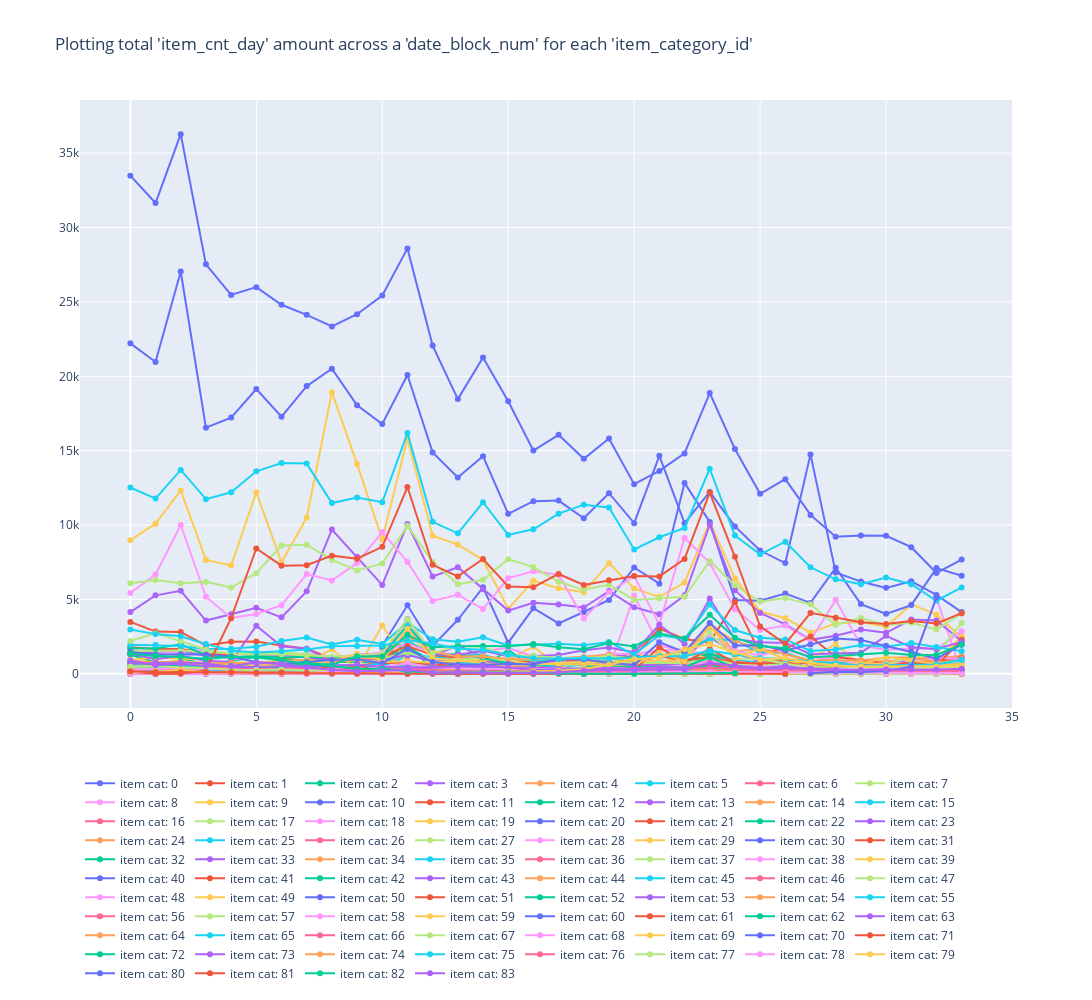

Here is the notebook cell this chart was saved with:
### Markdown cell above
### Clustering `item_category_id` based on  `item_cnt_day` per `date_block_num`

### Code cell
train = sales_train.set_index('item_id').join(items.set_index('item_id')).drop('item_name', axis=1).reset_index()
train.head()
grouped_sales_train = pd.DataFrame(train.groupby(['item_category_id', 'date_block_num'])['item_cnt_day'].sum().reset_index())
fig = go.Figure()
for item_cat in grouped_sales_train['item_category_id'].unique():
        data = grouped_sales_train[grouped_sales_train['item_category_id'] == item_cat]
        fig.add_trace(go.Scatter(x=data['date_block_num'], y=data['item_cnt_day'],
                    mode='lines+markers',
                    name='item cat: '+ str(item_cat)))
fig.update_layout(legend_orientation="h", width=1600, height=1000, title="Plotting total 'item_cnt_day' amount across a 'date_block_num' for each 'item_category_id'")
fig.show()

### Figure 1 — Plotly figure (JSON) as saved in the notebook; plotly's stock layout.template omitted (floating-point values rounded to 4 significant figures)
{"data": [{"mode": "lines+markers", "name": "item cat: 0", "type": "scatter", "x": [0, 1, 3], "y": [1, 1, 1]}, {"mode": "lines+markers", "name": "item cat: 1", "type": "scatter", "x": [0, 1], "y": [1, 1]}, {"mode": "lines+markers", "name": "item cat: 2", "type": "scatter", "x": [0, 1, 2, 3, 4, 5, 6, 7, 8, 9, 10, 11, 12, 13, 14, 15, 16, 17, 18, 19, 20, 21, 22, 23, 24, 25, 26, 27, 28, 29, 30, 31, 32, 33], "y": [1390, 1190, 1025, 646, 596, 667, 618, 674, 792, 790, 759, 2192, 1339, 742, 645, 508, 444, 487, 351, 342, 355, 372, 357, 573, 370, 307, 229, 170, 146, 104, 114, 132, 89, 82]}, {"mode": "lines+markers", "name": "item cat: 3", "type": "scatter", "x": [0, 1, 2, 3, 4, 5, 6, 7, 8, 9, 10, 11, 12, 13, 14, 15, 16, 17, 18, 19, 20, 21, 22, 23, 24, 25, 26, 27, 28, 29, 30, 31, 32, 33], "y": [440, 302, 293, 202, 146, 150, 233, 300, 383, 391, 744, 3004, 1180, 1909, 1140, 669, 716, 855, 873, 1182, 1282, 1123, 1127, 2459, 1398, 834, 773, 746, 667, 559, 603, 975, 1090, 1059]}, {"mode": "lines+markers", "name": "item cat: 4", "type": "scatter", "x": [0, 1, 2, 3, 4, 5, 6, 7, 8, 9, 10, 11, 12, 13, 14, 15, 16, 17, 18, 19, 20, 21, 22, 23, 24, 25, 26, 27, 28, 29, 31], "y": [251, 220, 226, 160, 175, 176, 179, 140, 86, 89, 83, 112, 96, 46, 58, 35, 43, 54, 46, 35, 21, 27, 9, 20, 10, 2, 2, 2, 2, 1, 1]}, {"mode": "lines+markers", "name": "item cat: 5", "type": "scatter", "x": [0, 1, 2, 3, 4, 5, 6, 7, 8, 9, 10, 11, 12, 13, 14, 15, 16, 17, 18, 19, 20, 21, 22, 23, 24, 25, 26, 27, 28, 29, 30, 31, 32, 33], "y": [623, 358, 354, 275, 281, 329, 355, 299, 289, 257, 255, 650, 279, 245, 257, 183, 195, 174, 199, 201, 156, 121, 121, 276, 178, 85, 88, 67, 44, 51, 48, 45, 31, 44]}, {"mode": "lines+markers", "name": "item cat: 6", "type": "scatter", "x": [0, 1, 2, 3, 4, 5, 6, 7, 8, 9, 10, 11, 12, 13, 14, 15, 16, 17, 18, 19, 20, 21, 22, 23, 24, 25, 26, 27, 28, 29, 30, 31, 32, 33], "y": [870, 668, 646, 465, 441, 502, 622, 637, 729, 1016, 687, 1391, 1006, 722, 678, 507, 584, 700, 617, 661, 652, 642, 598, 1139, 700, 400, 334, 266, 274, 319, 243, 277, 237, 242]}, {"mode": "lines+markers", "name": "item cat: 7", "type": "scatter", "x": [20, 21, 22, 23, 24, 25, 26, 27, 28, 29, 30, 31, 32, 33], "y": [214, 402, 304, 1677, 639, 220, 269, 244, 217, 238, 178, 307, 244, 205]}, {"mode": "lines+markers", "name": "item cat: 8", "type": "scatter", "x": [18, 19, 20, 21, 27, 28, 29, 30, 31, 32, 33], "y": [116, 335, 5263, 1873, 45, 147, 117, 193, 483, 5128, -1]}, {"mode": "lines+markers", "name": "item cat: 9", "type": "scatter", "x": [0, 1, 2, 3, 4, 5, 6, 7, 8, 9, 10, 11, 12, 13, 14, 15, 16, 17, 18, 19, 20, 21, 22, 23, 24, 25, 26, 27, 28, 29, 30, 31, 32, 33], "y": [149, 159, 211, 138, 95, 124, 83, 124, 141, 253, 976, 362, 158, 419, 772, 399, 552, 192, 208, 200, 416, 356, 1398, 1129, 467, 480, 492, 1003, 2005, 528, 513, 276, 816, 2524]}, {"mode": "lines+markers", "name": "item cat: 10", "type": "scatter", "x": [3], "y": [1]}, {"mode": "lines+markers", "name": "item cat: 11", "type": "scatter", "x": [0, 1, 2, 3, 4, 5, 6, 7, 8, 9, 10, 11, 12, 13, 14, 15, 16, 17, 18, 19, 20, 21, 22, 23, 24, 25, 26, 27, 28, 29, 30, 31, 32, 33], "y": [375, 236, 249, 200, 150, 256, 293, 302, 450, 356, 215, 880, 487, 262, 238, 154, 133, 147, 119, 111, 78, 72, 91, 214, 95, 68, 42, 37, 29, 24, 19, 9, 6, 6]}, {"mode": "lines+markers", "name": "item cat: 12", "type": "scatter", "x": [10, 11, 12, 13, 14, 15, 16, 17, 18, 19, 20, 21, 22, 23, 24, 25, 26, 27, 28, 29, 30, 31, 32, 33], "y": [1764, 2002, 283, 1359, 654, 370, 341, 396, 394, 716, 514, 446, 754, 1422, 450, 226, 191, 87, 136, 185, 73, 124, 174, 169]}, {"mode": "lines+markers", "name": "item cat: 13", "type": "scatter", "x": [0, 1, 2, 3, 4, 5, 6, 7, 8, 9, 11, 14, 16, 17, 18], "y": [84, 80, 76, 34, 31, 27, 9, 5, 3, 2, 2, 1, 1, 1, 1]}, {"mode": "lines+markers", "name": "item cat: 14", "type": "scatter", "x": [0, 1, 2, 3, 4, 5, 6, 7, 8, 9, 10, 11, 12, 13, 14, 15, 16, 17, 18, 19, 20, 21, 22, 23, 24, 25, 26, 27, 28, 29, 30, 31, 32, 33], "y": [143, 107, 102, 61, 82, 92, 107, 100, 99, 96, 93, 447, 128, 91, 124, 117, 95, 77, 84, 95, 77, 72, 56, 301, 64, 51, 43, 24, 12, 6, 10, 2, 1, 3]}, {"mode": "lines+markers", "name": "item cat: 15", "type": "scatter", "x": [0, 1, 2, 3, 4, 5, 6, 7, 8, 9, 10, 11, 12, 13, 14, 15, 16, 17, 18, 19, 20, 21, 22, 23, 24, 25, 26, 27, 28, 29, 30, 31, 32, 33], "y": [268, 222, 198, 136, 123, 183, 178, 199, 249, 330, 267, 603, 339, 218, 156, 112, 156, 175, 153, 140, 132, 137, 142, 479, 248, 61, 52, 30, 43, 51, 46, 51, 60, 43]}, {"mode": "lines+markers", "name": "item cat: 16", "type": "scatter", "x": [18, 19, 20, 21, 22, 23, 24, 25, 26, 27, 28, 29, 30, 31, 32, 33], "y": [77, 120, 453, 192, 155, 1006, 293, 42, 72, 45, 56, 66, 43, 71, 70, 66]}, {"mode": "lines+markers", "name": "item cat: 17", "type": "scatter", "x": [11, 12, 13, 14, 15, 16, 17, 18, 19, 20, 21, 22, 23, 24, 25], "y": [68, 32, 36, 23, 12, 17, 20, 24, 26, 9, 14, 8, 3, 2, 1]}, {"mode": "lines+markers", "name": "item cat: 18", "type": "scatter", "x": [0, 1, 2, 6, 7, 27], "y": [3, 1, 2, 1, 1, 3]}, {"mode": "lines+markers", "name": "item cat: 19", "type": "scatter", "x": [0, 1, 2, 3, 4, 5, 6, 7, 8, 9, 10, 11, 12, 13, 14, 15, 16, 17, 18, 19, 20, 21, 22, 23, 24, 25, 26, 27, 28, 29, 30, 31, 32, 33], "y": [8983, 10095, 12327, 7656, 7280, 12206, 7497, 10488, 18932, 14113, 9030, 15818, 9282, 8687, 7665, 4369, 6260, 5752, 5491, 7439, 5736, 5173, 6134, 10210, 6413, 4189, 3737, 2779, 3392, 3487, 3178, 4667, 3979, 2443]}, {"mode": "lines+markers", "name": "item cat: 20", "type": "scatter", "x": [10, 11, 12, 13, 14, 15, 16, 17, 18, 19, 20, 21, 22, 23, 24, 25, 26, 27, 28, 29, 30, 31, 32, 33], "y": [1885, 4608, 1880, 3631, 5815, 2093, 4420, 3391, 4158, 4964, 7147, 6063, 12834, 10205, 4969, 4915, 5399, 4768, 7130, 4687, 4034, 4620, 7107, 6596]}, {"mode": "lines+markers", "name": "item cat: 21", "type": "scatter", "x": [0, 1, 2, 3, 4, 5, 6, 7, 8, 9, 10, 11, 12, 13, 14, 15, 16, 17, 18, 19, 20, 21, 22, 23, 24, 25, 26, 27, 28, 29, 30, 31, 32, 33], "y": [3492, 2838, 2820, 1908, 2152, 2179, 1898, 1682, 1031, 1005, 1015, 1674, 882, 629, 664, 483, 679, 847, 618, 564, 322, 388, 404, 701, 394, 325, 281, 170, 203, 208, 217, 201, 94, 98]}, {"mode": "lines+markers", "name": "item cat: 22", "type": "scatter", "x": [0, 1, 2, 3, 4, 5, 6, 7, 8, 9, 10, 11, 12, 13, 14, 15, 16, 17, 18, 19, 20, 21, 22, 23, 24, 25, 26, 27, 28, 29, 30, 31, 32, 33], "y": [1286, 788, 762, 560, 857, 1147, 983, 840, 1044, 821, 823, 1783, 878, 577, 655, 545, 748, 888, 851, 763, 450, 452, 451, 1376, 883, 603, 527, 354, 427, 536, 428, 414, 321, 302]}, {"mode": "lines+markers", "name": "item cat: 23", "type": "scatter", "x": [0, 1, 2, 3, 4, 5, 6, 7, 8, 9, 10, 11, 12, 13, 14, 15, 16, 17, 18, 19, 20, 21, 22, 23, 24, 25, 26, 27, 28, 29, 30, 31, 32, 33], "y": [4150, 5275, 5584, 3581, 4005, 4437, 3797, 5544, 9698, 7872, 5978, 10076, 6545, 7167, 5679, 4249, 4773, 4655, 4460, 5562, 4482, 4001, 5275, 10032, 5620, 4090, 3321, 2285, 2565, 2984, 2759, 3650, 3590, 2203]}, {"mode": "lines+markers", "name": "item cat: 24", "type": "scatter", "x": [20, 21, 22, 23, 24, 25, 26, 27, 28, 29, 30, 31, 32, 33], "y": [332, 740, 1078, 3307, 1497, 1692, 1356, 749, 1173, 877, 809, 1011, 1068, 1197]}, {"mode": "lines+markers", "name": "item cat: 25", "type": "scatter", "x": [0, 1, 2, 3, 4, 5, 6, 7, 8, 9, 10, 11, 12, 13, 14, 15, 16, 17, 18, 19, 20, 21, 22, 23, 24, 25, 26, 27, 28, 29, 30, 31, 32, 33], "y": [641, 475, 554, 538, 627, 602, 551, 718, 618, 480, 470, 1234, 1148, 749, 730, 849, 635, 460, 377, 435, 335, 294, 380, 1077, 885, 776, 575, 518, 394, 291, 256, 339, 258, 269]}, {"mode": "lines+markers", "name": "item cat: 26", "type": "scatter", "x": [23, 24, 25, 26, 27, 28, 29, 30, 31, 32, 33], "y": [5, 1, 4, 4, 3, 15, 26, 6, 9, 32, 9]}, {"mode": "lines+markers", "name": "item cat: 27", "type": "scatter", "x": [23, 24, 28, 31, 33], "y": [2, 3, 1, 1, 1]}, {"mode": "lines+markers", "name": "item cat: 28", "type": "scatter", "x": [0, 1, 2, 3, 4, 5, 6, 7, 8, 9, 10, 11, 12, 13, 14, 15, 16, 17, 18, 19, 20, 21, 22, 23, 24, 25, 26, 27, 28, 29, 30, 31, 32, 33], "y": [5435, 6676, 10003, 5183, 3750, 4022, 4616, 6705, 6275, 7456, 9529, 7523, 4901, 5310, 4355, 6433, 6900, 6664, 3716, 5486, 6563, 3309, 9130, 7457, 4348, 2953, 3244, 2255, 4973, 1919, 1609, 1722, 1677, 2857]}, {"mode": "lines+markers", "name": "item cat: 29", "type": "scatter", "x": [0, 1, 2, 3, 4, 5, 6, 7, 8, 9, 10, 11, 12, 13, 14, 15, 16, 17, 18, 19, 20, 21, 22, 23, 24, 25, 26, 27, 28, 29, 30, 31, 32, 33], "y": [308, 600, 982, 230, 738, 769, 368, 785, 1648, 328, 3245, 716, 237, 166, 461, 975, 1828, 525, 204, 264, 1533, 611, 1569, 945, 234, 119, 202, 291, 835, 152, 108, 36, 319, 165]}, {"mode": "lines+markers", "name": "item cat: 30", "type": "scatter", "x": [0, 1, 2, 3, 4, 5, 6, 7, 8, 9, 10, 11, 12, 13, 14, 15, 16, 17, 18, 19, 20, 21, 22, 23, 24, 25, 26, 27, 28, 29, 30, 31, 32, 33], "y": [22216, 20966, 27045, 16548, 17223, 19146, 17285, 19340, 20513, 18049, 16794, 20088, 14883, 13204, 14632, 10755, 11604, 11645, 10456, 12142, 10130, 14655, 10125, 12226, 9912, 8288, 7445, 14751, 6817, 6202, 5780, 6222, 5303, 4150]}, {"mode": "lines+markers", "name": "item cat: 31", "type": "scatter", "x": [4, 5, 6, 7, 8, 9, 10, 11, 12, 13, 14, 15, 16, 17, 18, 19, 20, 21, 22, 23, 24, 25, 26, 27, 28, 29, 30, 31, 32, 33], "y": [687, 523, 602, 544, 489, 552, 708, 796, 671, 506, 588, 621, 729, 850, 834, 967, 1202, 3035, 2346, 2101, 4824, 1394, 1679, 2506, 1138, 892, 688, 724, 856, 1056]}, {"mode": "lines+markers", "name": "item cat: 32", "type": "scatter", "x": [7, 8, 9, 10, 11, 12, 13, 14, 15, 16, 17, 18, 19, 20, 21, 22], "y": [85, 293, 355, 341, 725, 429, 530, 431, 1627, 353, 395, 357, 422, 433, 376, 276]}, {"mode": "lines+markers", "name": "item cat: 33", "type": "scatter", "x": [0, 1, 2, 3, 4, 5, 6, 7, 8, 9, 10, 11, 12, 13, 14, 15, 16, 17, 18, 19, 20, 21, 22, 23, 24, 25, 26, 27, 28, 29, 30, 31, 32, 33], "y": [291, 405, 343, 295, 238, 411, 337, 334, 299, 367, 313, 412, 323, 323, 400, 411, 394, 419, 274, 216, 99, 70, 29, 90, 34, 153, 176, 150, 168, 161, 166, 167, 154, 172]}, {"mode": "lines+markers", "name": "item cat: 34", "type": "scatter", "x": [18, 19, 20, 21, 22, 23, 24, 25, 26, 27, 28, 29, 30, 31, 32, 33], "y": [20, 225, 337, 476, 595, 925, 870, 559, 476, 313, 347, 358, 256, 280, 293, 265]}, {"mode": "lines+markers", "name": "item cat: 35", "type": "scatter", "x": [0, 1, 2, 3, 4, 5, 6, 7, 8, 9, 10, 11, 12, 13, 14, 15, 16, 17, 18, 19, 20, 21, 22, 23, 24, 25, 26, 27, 28, 29, 30, 31, 32, 33], "y": [422, 386, 592, 505, 528, 514, 458, 556, 629, 435, 729, 1431, 1019, 1295, 1301, 751, 902, 912, 743, 982, 1105, 1204, 1575, 2324, 2279, 1383, 1435, 824, 737, 651, 568, 712, 672, 685]}, {"mode": "lines+markers", "name": "item cat: 36", "type": "scatter", "x": [31, 32, 33], "y": [5, 9, 8]}, {"mode": "lines+markers", "name": "item cat: 37", "type": "scatter", "x": [0, 1, 2, 3, 4, 5, 6, 7, 8, 9, 10, 11, 12, 13, 14, 15, 16, 17, 18, 19, 20, 21, 22, 23, 24, 25, 26, 27, 28, 29, 30, 31, 32, 33], "y": [6094, 6307, 6088, 6181, 5802, 6763, 8623, 8680, 7659, 6950, 7420, 9959, 7511, 6019, 6322, 7704, 7177, 6189, 5647, 5992, 4971, 5074, 5185, 7582, 5959, 4847, 5098, 4670, 3288, 3756, 3291, 3426, 2989, 4061]}, {"mode": "lines+markers", "name": "item cat: 38", "type": "scatter", "x": [0, 1, 2, 3, 4, 5, 6, 7, 8, 9, 10, 11, 12, 13, 14, 15, 16, 17, 18, 19, 20, 21, 22, 23, 24, 25, 26, 27, 28, 29, 30, 31, 32, 33], "y": [1630, 1375, 1490, 1612, 954, 1195, 1236, 1384, 1129, 1241, 1449, 2052, 1410, 1238, 1531, 1755, 1145, 1011, 1106, 1342, 1328, 1578, 1589, 2629, 1545, 1232, 1622, 1148, 926, 640, 702, 723, 1102, 983]}, {"mode": "lines+markers", "name": "item cat: 39", "type": "scatter", "x": [8, 9, 10, 11, 12, 13, 14, 15, 16, 17, 18, 19, 20, 21, 22, 23, 24, 25, 27, 29], "y": [20, 24, 16, 23, 14, 19, 16, 212, 93, 64, 32, 33, 23, 29, 15, 8, 2, 1, 1, 1]}, {"mode": "lines+markers", "name": "item cat: 40", "type": "scatter", "x": [0, 1, 2, 3, 4, 5, 6, 7, 8, 9, 10, 11, 12, 13, 14, 15, 16, 17, 18, 19, 20, 21, 22, 23, 24, 25, 26, 27, 28, 29, 30, 31, 32, 33], "y": [33489, 31649, 36277, 27525, 25470, 25992, 24806, 24130, 23348, 24173, 25433, 28598, 22065, 18467, 21266, 18320, 15005, 16064, 14452, 15821, 12748, 13639, 14815, 18876, 15109, 12100, 13084, 10683, 9208, 9304, 9283, 8513, 6779, 7680]}, {"mode": "lines+markers", "name": "item cat: 41", "type": "scatter", "x": [0, 1, 2, 3, 4, 5, 6, 7, 8, 9, 10, 11, 12, 13, 14, 15, 16, 17, 18, 19, 20, 21, 22, 23, 24, 25, 26, 27, 28, 29, 30, 31, 32, 33], "y": [1789, 1670, 1667, 1390, 1282, 1430, 1045, 1169, 996, 1109, 1191, 1864, 1257, 1098, 779, 948, 765, 725, 1105, 953, 750, 1178, 935, 1094, 758, 733, 898, 658, 518, 454, 500, 435, 358, 309]}, {"mode": "lines+markers", "name": "item cat: 42", "type": "scatter", "x": [27, 28, 29, 30, 31, 32, 33], "y": [26, 754, 564, 474, 493, 710, 934]}, {"mode": "lines+markers", "name": "item cat: 43", "type": "scatter", "x": [0, 1, 2, 3, 4, 5, 6, 7, 8, 9, 10, 11, 12, 13, 14, 15, 16, 17, 18, 19, 20, 21, 22, 23, 24, 25, 26, 27, 28, 29, 30, 31, 32, 33], "y": [1352, 1508, 1561, 1206, 1105, 1192, 1270, 1116, 886, 986, 969, 1264, 853, 860, 831, 725, 731, 809, 803, 690, 552, 615, 614, 740, 500, 511, 449, 400, 304, 294, 287, 189, 188, 235]}, {"mode": "lines+markers", "name": "item cat: 44", "type": "scatter", "x": [4, 5, 6, 7, 8, 9, 10, 11, 12, 13, 14, 15, 16, 17, 18, 19, 20, 21, 22, 23, 24, 25, 26, 27, 28, 29, 30, 31, 32, 33], "y": [2, 4, 6, 4, 2, 15, 2, 2, 5, 6, 16, 4, 6, 5, 6, 2, 7, 3, 8, 4, 24, 6, 5, 10, 13, 11, 14, 10, 18, 32]}, {"mode": "lines+markers", "name": "item cat: 45", "type": "scatter", "x": [0, 1, 2, 3, 4, 5, 6, 7, 8, 9, 10, 11, 12, 13, 14, 15, 16, 17, 18, 19, 20, 21, 22, 23, 24, 25, 26, 27, 28, 29, 30, 31, 32, 33], "y": [333, 338, 323, 251, 178, 199, 226, 208, 147, 211, 185, 232, 151, 178, 148, 144, 129, 129, 128, 96, 121, 97, 136, 112, 112, 120, 113, 84, 60, 55, 78, 69, 69, 76]}, {"mode": "lines+markers", "name": "item cat: 46", "type": "scatter", "x": [0, 1, 4, 6, 10, 17, 18, 21, 23, 24], "y": [1, 1, 2, 3, 1, 1, 1, 2, 1, 2]}, {"mode": "lines+markers", "name": "item cat: 47", "type": "scatter", "x": [26, 27, 28, 29, 30, 31, 32, 33], "y": [18, 116, 86, 182, 630, 1136, 1287, 3421]}, {"mode": "lines+markers", "name": "item cat: 48", "type": "scatter", "x": [1, 4, 9, 10], "y": [3, 1, 1, 1]}, {"mode": "lines+markers", "name": "item cat: 49", "type": "scatter", "x": [0, 1, 2, 3, 4, 5, 6, 7, 8, 9, 10, 11, 12, 13, 14, 15, 16, 17, 18, 19, 20, 21, 22, 23, 24, 25, 26, 27, 28, 29, 30, 31, 32, 33], "y": [939, 1097, 1039, 956, 672, 687, 753, 685, 800, 917, 793, 850, 744, 861, 958, 914, 617, 746, 793, 742, 782, 903, 760, 786, 659, 724, 818, 801, 536, 699, 669, 571, 580, 639]}, {"mode": "lines+markers", "name": "item cat: 50", "type": "scatter", "x": [26], "y": [3]}, {"mode": "lines+markers", "name": "item cat: 51", "type": "scatter", "x": [18], "y": [1]}, {"mode": "lines+markers", "name": "item cat: 52", "type": "scatter", "x": [4], "y": [3]}, {"mode": "lines+markers", "name": "item cat: 53", "type": "scatter", "x": [9, 11, 13], "y": [1, 1, 1]}, {"mode": "lines+markers", "name": "item cat: 54", "type": "scatter", "x": [4, 5, 6, 7, 8, 9, 10, 11, 12, 13, 14, 15, 16, 17, 18, 19, 20, 21, 22, 23, 24, 25, 26, 27, 28, 29, 30, 31, 32, 33], "y": [31, 21, 32, 30, 51, 126, 142, 298, 210, 336, 288, 376, 256, 240, 264, 215, 289, 300, 305, 232, 282, 281, 325, 283, 240, 292, 276, 264, 271, 350]}, {"mode": "lines+markers", "name": "item cat: 55", "type": "scatter", "x": [0, 1, 2, 3, 4, 5, 6, 7, 8, 9, 10, 11, 12, 13, 14, 15, 16, 17, 18, 19, 20, 21, 22, 23, 24, 25, 26, 27, 28, 29, 30, 31, 32, 33], "y": [12527, 11782, 13705, 11739, 12208, 13616, 14168, 14131, 11480, 11852, 11541, 16186, 10216, 9442, 11533, 9336, 9714, 10769, 11371, 11180, 8364, 9179, 9809, 13786, 9291, 8036, 8881, 7162, 6353, 6017, 6474, 6022, 4913, 5808]}, {"mode": "lines+markers", "name": "item cat: 56", "type": "scatter", "x": [0, 1, 2, 3, 4, 5, 6, 7, 8, 9, 10, 11, 12, 13, 14, 15, 16, 17, 18, 19, 20, 21, 22, 23, 24, 25, 26, 27, 28, 29, 30, 31, 32, 33], "y": [268, 296, 296, 334, 255, 327, 320, 260, 232, 212, 246, 317, 189, 170, 189, 125, 153, 187, 176, 133, 139, 131, 484, 860, 253, 227, 205, 147, 85, 309, 162, 103, 312, 179]}, {"mode": "lines+markers", "name": "item cat: 57", "type": "scatter", "x": [0, 1, 2, 3, 4, 5, 6, 7, 8, 9, 10, 11, 12, 13, 14, 15, 16, 17, 18, 19, 20, 21, 22, 23, 24, 25, 26, 27, 28, 29, 30, 31, 32, 33], "y": [1539, 1540, 1564, 1446, 1393, 1400, 1445, 1316, 1124, 1080, 1054, 1425, 984, 960, 1071, 937, 978, 1025, 1013, 971, 702, 767, 697, 1003, 680, 628, 608, 512, 428, 443, 577, 531, 478, 364]}, {"mode": "lines+markers", "name": "item cat: 58", "type": "scatter", "x": [0, 1, 2, 3, 4, 5, 6, 7, 8, 9, 10, 11, 12, 13, 14, 15, 16, 17, 18, 19, 20, 21, 22, 23, 24, 25, 26, 27, 28, 29, 30, 31, 32, 33], "y": [287, 333, 377, 308, 345, 269, 356, 284, 320, 374, 444, 707, 451, 382, 326, 379, 303, 365, 362, 375, 437, 402, 583, 805, 533, 473, 506, 389, 299, 364, 378, 284, 380, 451]}, {"mode": "lines+markers", "name": "item cat: 59", "type": "scatter", "x": [0, 1, 2, 3, 4, 5, 6, 7, 8, 9, 10, 11, 12, 13, 14, 15, 16, 17, 18, 20, 21, 23, 24], "y": [701, 745, 850, 760, 622, 548, 510, 399, 296, 251, 248, 284, 141, 74, 47, 43, 47, 21, 17, 2, 2, 2, 1]}, {"mode": "lines+markers", "name": "item cat: 60", "type": "scatter", "x": [0, 1, 2, 3, 4, 5, 6, 7, 8, 9, 10, 11, 12, 13, 14, 15, 16, 17, 18, 19, 20, 21, 22, 23, 24, 25, 26, 27, 28, 29, 30, 31, 32, 33], "y": [85, 90, 67, 58, 63, 57, 64, 46, 42, 50, 51, 78, 62, 58, 31, 29, 44, 31, 43, 40, 47, 43, 29, 58, 26, 31, 37, 34, 14, 15, 21, 20, 21, 12]}, {"mode": "lines+markers", "name": "item cat: 61", "type": "scatter", "x": [0, 1, 2, 3, 4, 5, 6, 7, 8, 9, 10, 11, 12, 13, 14, 15, 16, 17, 18, 19, 20, 21, 22, 23, 24, 25, 26, 27, 28, 29, 30, 31, 32, 33], "y": [108, 144, 111, 55, 46, 14, 17, 19, 16, 605, 82, 135, 169, 121, 119, 94, 106, 208, 352, 317, 273, 1784, 774, 1670, 744, 703, 780, 446, 447, 605, 516, 786, 554, 2290]}, {"mode": "lines+markers", "name": "item cat: 62", "type": "scatter", "x": [0, 1, 2, 3, 4, 5, 6, 7, 8, 9, 10, 11, 12, 13, 14, 15, 16, 17, 18, 19, 20, 21, 22, 23, 24, 25, 26, 27, 28, 29, 30, 31, 32, 33], "y": [1724, 1710, 1990, 1262, 1133, 1202, 1091, 1145, 1071, 1172, 1209, 3284, 1291, 1324, 1061, 677, 615, 641, 616, 562, 457, 469, 449, 1121, 379, 361, 242, 139, 102, 97, 113, 82, 79, 73]}, {"mode": "lines+markers", "name": "item cat: 63", "type": "scatter", "x": [0, 1, 2, 3, 4, 5, 6, 7, 8, 9, 10, 11, 12, 13, 14, 15, 16, 17, 18, 19, 20, 21, 22, 23, 24, 25, 26, 27, 28, 29, 30, 31, 32, 33], "y": [1367, 981, 1209, 882, 797, 3236, 1857, 1688, 847, 1297, 1264, 3683, 1295, 1281, 1546, 1186, 1193, 1267, 1586, 1769, 1446, 3300, 2006, 5064, 2330, 2130, 2076, 1316, 1370, 1425, 2555, 1788, 1670, 2149]}, {"mode": "lines+markers", "name": "item cat: 64", "type": "scatter", "x": [0, 1, 2, 3, 4, 5, 6, 7, 8, 9, 10, 11, 12, 13, 14, 15, 16, 17, 18, 19, 20, 21, 22, 23, 24, 25, 26, 27, 28, 29, 30, 31, 32, 33], "y": [877, 790, 817, 668, 722, 739, 864, 942, 743, 977, 1095, 2551, 1486, 1162, 1182, 1003, 1010, 1042, 1143, 1290, 920, 1151, 1268, 3163, 2211, 1655, 1328, 894, 906, 897, 1076, 1114, 801, 870]}, {"mode": "lines+markers", "name": "item cat: 65", "type": "scatter", "x": [0, 1, 2, 3, 4, 5, 6, 7, 8, 9, 10, 11, 12, 13, 14, 15, 16, 17, 18, 19, 20, 21, 22, 23, 24, 25, 26, 27, 28, 29, 30, 31, 32, 33], "y": [1955, 1935, 1864, 1675, 1689, 1820, 2204, 2446, 1980, 2285, 2008, 3441, 2327, 2157, 2454, 1906, 1941, 2017, 1927, 2138, 1297, 2608, 2331, 4659, 2941, 2428, 2316, 1540, 1635, 1941, 1817, 2068, 1809, 1518]}, {"mode": "lines+markers", "name": "item cat: 66", "type": "scatter", "x": [0, 1, 2, 3, 4, 5, 6, 7, 8, 9, 10, 11, 12, 13, 14, 15, 16, 17, 18, 19], "y": [759, 680, 711, 482, 429, 383, 425, 369, 255, 325, 245, 325, 249, 124, 59, 51, 12, 15, 7, 5]}, {"mode": "lines+markers", "name": "item cat: 67", "type": "scatter", "x": [0, 1, 2, 3, 4, 5, 6, 7, 8, 9, 10, 11, 12, 13, 14, 15, 16, 17, 18, 19, 20, 21, 22, 23, 24, 25, 26, 27, 28, 29, 30, 31, 32, 33], "y": [2205, 2720, 2199, 1615, 1327, 1294, 1315, 1248, 1161, 1213, 1373, 3670, 1390, 1882, 1798, 1223, 1204, 1071, 1059, 1189, 1022, 1224, 1328, 2778, 1024, 1003, 674, 458, 512, 417, 474, 409, 398, 426]}, {"mode": "lines+markers", "name": "item cat: 68", "type": "scatter", "x": [0, 1, 2, 3, 4, 5, 6, 7, 8, 9, 10, 11, 12], "y": [4, 8, 21, 8, 8, 7, 15, 9, 9, 11, 13, 15, 1]}, {"mode": "lines+markers", "name": "item cat: 69", "type": "scatter", "x": [0, 1, 2, 3, 4, 5, 6, 7, 8, 9, 10, 11, 12, 13, 14, 15, 16, 17, 18, 19, 20, 21, 22, 23, 24, 25, 26, 27, 28, 29, 30, 31, 32, 33], "y": [480, 503, 694, 545, 491, 515, 631, 665, 873, 1352, 920, 3025, 1036, 887, 750, 524, 662, 654, 616, 603, 591, 1423, 845, 3253, 1123, 1681, 981, 704, 630, 660, 1124, 901, 665, 888]}, {"mode": "lines+markers", "name": "item cat: 70", "type": "scatter", "x": [0, 1, 2, 3, 4, 5, 6, 7, 8, 9, 10, 11, 12, 13, 14, 15, 16, 17, 18, 19, 20, 21, 22, 23, 24, 25, 26, 27, 28, 29, 30, 31, 32, 33], "y": [1465, 1296, 1315, 1293, 1164, 779, 679, 786, 948, 984, 706, 1672, 790, 611, 615, 659, 635, 1013, 977, 731, 587, 2124, 1457, 3425, 1909, 1925, 1569, 1966, 2369, 2273, 1890, 1471, 1024, 1960]}, {"mode": "lines+markers", "name": "item cat: 71", "type": "scatter", "x": [0, 1, 2, 3, 4, 5, 6, 7, 8, 9, 10, 11, 12, 13, 14, 15, 16, 17, 18, 19, 20, 21, 22, 23, 24, 25, 26, 27, 28, 29, 30, 31, 32, 33], "y": [149, 11, 6, 256, 3738, 8426, 7269, 7296, 7945, 7738, 8537, 12557, 7329, 6547, 7717, 5875, 5822, 6712, 5976, 6286, 6571, 6547, 7721, 12185, 7869, 3189, 2020, 4097, 3768, 3473, 3347, 3551, 3390, 4078]}, {"mode": "lines+markers", "name": "item cat: 72", "type": "scatter", "x": [0, 1, 2, 3, 4, 5, 6, 7, 8, 9, 10, 11, 12, 13, 14, 15, 16, 17, 18, 19, 20, 21, 22, 23, 24, 25, 26, 27, 28, 29, 30, 31, 32, 33], "y": [802, 591, 608, 503, 539, 450, 468, 717, 611, 1187, 1166, 2620, 1785, 1860, 1866, 1850, 2012, 1789, 1649, 2074, 1838, 2708, 2378, 3971, 2432, 1875, 1714, 1122, 1195, 1323, 1411, 1273, 1258, 1976]}, {"mode": "lines+markers", "name": "item cat: 73", "type": "scatter", "x": [0, 1, 2, 3, 4, 5, 6, 7, 8, 9, 10, 11, 12, 13, 14, 15, 16, 17, 18, 19, 20, 21, 22, 23, 24, 25, 26, 27, 28, 29, 30, 31, 32, 33], "y": [677, 744, 764, 712, 460, 462, 506, 488, 536, 607, 468, 419, 466, 489, 507, 433, 265, 305, 348, 371, 338, 443, 402, 379, 348, 357, 333, 380, 257, 266, 289, 231, 260, 263]}, {"mode": "lines+markers", "name": "item cat: 74", "type": "scatter", "x": [20, 21, 22, 23, 24, 25, 26, 27, 28, 30, 31, 32, 33], "y": [9, 7, 12, 8, 2, 1, 1, 1, 7, 4, 1, 3, 3]}, {"mode": "lines+markers", "name": "item cat: 75", "type": "scatter", "x": [0, 1, 2, 3, 4, 5, 6, 7, 8, 9, 10, 11, 12, 13, 14, 15, 16, 17, 18, 19, 20, 21, 22, 23, 24, 25, 26, 27, 28, 29, 30, 31, 32, 33], "y": [2980, 2670, 2523, 1998, 1568, 1442, 1519, 1639, 1846, 1873, 1912, 2252, 2034, 1687, 1620, 1278, 1046, 1018, 1062, 1009, 1122, 1182, 1183, 1547, 1324, 1063, 976, 824, 713, 560, 584, 618, 623, 929]}, {"mode": "lines+markers", "name": "item cat: 76", "type": "scatter", "x": [4, 5, 6, 7, 8, 9, 10, 11, 12, 13, 14, 15, 16, 17, 18, 19, 20, 21, 22, 23, 24, 25, 26, 27, 28, 29, 30, 31, 32, 33], "y": [95, 98, 100, 105, 121, 112, 186, 189, 184, 121, 161, 164, 155, 165, 218, 254, 267, 293, 310, 407, 313, 210, 202, 197, 143, 156, 185, 169, 183, 184]}, {"mode": "lines+markers", "name": "item cat: 77", "type": "scatter", "x": [0, 1, 2, 3, 4, 5, 6, 7, 8, 9, 10, 11, 12, 13, 14, 15, 16, 17, 18, 19, 20, 21, 22, 23, 24, 25, 26, 27, 28, 29, 30, 31, 32, 33], "y": [481, 519, 431, 394, 272, 256, 291, 233, 131, 119, 140, 120, 82, 54, 56, 64, 41, 18, 9, 2, 8, 9, 6, 13, 8, 7, 31, 5, 5, 10, 15, 3, 3, 64]}, {"mode": "lines+markers", "name": "item cat: 78", "type": "scatter", "x": [4, 5, 6, 7, 8, 9, 10, 11, 12, 13, 14, 15, 16, 17, 18, 19, 20, 21, 22, 23, 24, 25, 26, 27, 28, 29, 30, 31, 32, 33], "y": [37, 82, 55, 36, 149, 111, 190, 98, 80, 98, 51, 106, 77, 95, 41, 68, 138, 115, 148, 115, 110, 96, 77, 64, 54, 57, 36, 30, 73, 64]}, {"mode": "lines+markers", "name": "item cat: 79", "type": "scatter", "x": [0, 1, 2, 3, 4, 5, 6, 7, 8, 9, 10, 11, 12, 13, 14, 15, 16, 17, 18, 19, 20, 21, 22, 23, 24, 25, 26, 27, 28, 29, 30, 31, 32, 33], "y": [145, 128, 275, 94, 83, 64, 64, 67, 52, 57, 49, 92, 61, 69, 77, 142, 167, 206, 323, 620, 986, 1088, 1651, 2002, 1454, 962, 1056, 744, 558, 499, 497, 486, 491, 521]}, {"mode": "lines+markers", "name": "item cat: 80", "type": "scatter", "x": [27, 28, 29, 30, 31, 32], "y": [45, 147, 117, 195, 483, 5149]}, {"mode": "lines+markers", "name": "item cat: 81", "type": "scatter", "x": [0, 1, 2, 3, 4, 5, 6, 7, 8, 9, 10, 11, 12, 13, 14, 15, 16, 18, 26], "y": [177, 111, 106, 115, 113, 75, 98, 48, 32, 26, 19, 9, 10, 8, 7, 2, 7, 1, 1]}, {"mode": "lines+markers", "name": "item cat: 82", "type": "scatter", "x": [0, 1, 2, 3, 4, 5, 6, 7, 8, 9, 10, 11, 12, 13, 14, 15, 16, 17, 18, 20, 24], "y": [1374, 1192, 1125, 1021, 1139, 1114, 889, 657, 506, 336, 336, 178, 96, 107, 114, 95, 80, 26, 1, 1, 50]}, {"mode": "lines+markers", "name": "item cat: 83", "type": "scatter", "x": [0, 1, 2, 3, 4, 5, 6, 7, 8, 9, 10, 11, 12, 13, 14, 15, 16, 17, 18, 19, 20, 21, 22, 23, 24, 25, 26, 27, 28, 29, 30, 31, 32, 33], "y": [894, 574, 675, 523, 527, 761, 676, 444, 278, 168, 202, 270, 70, 106, 63, 46, 75, 105, 228, 253, 247, 309, 291, 736, 584, 382, 523, 276, 272, 258, 298, 293, 277, 348]}], "layout": {"height": 1000, "legend": {"orientation": "h"}, "title": {"text": "Plotting total 'item_cnt_day' amount across a 'date_block_num' for each 'item_category_id'"}, "width": 1600}}
